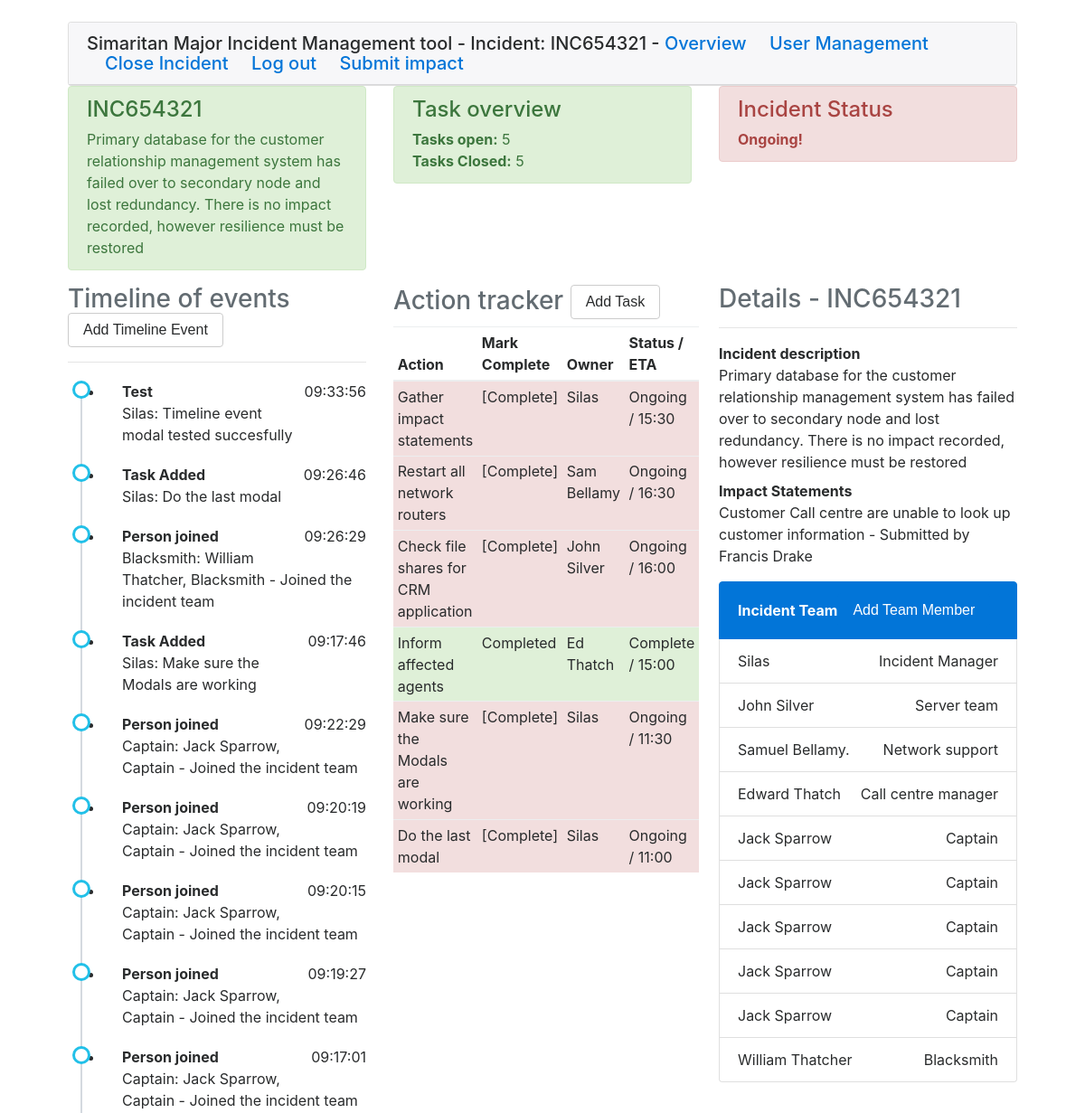
Before: /admin/INC654321 (signed in, upper part) with the older database file.
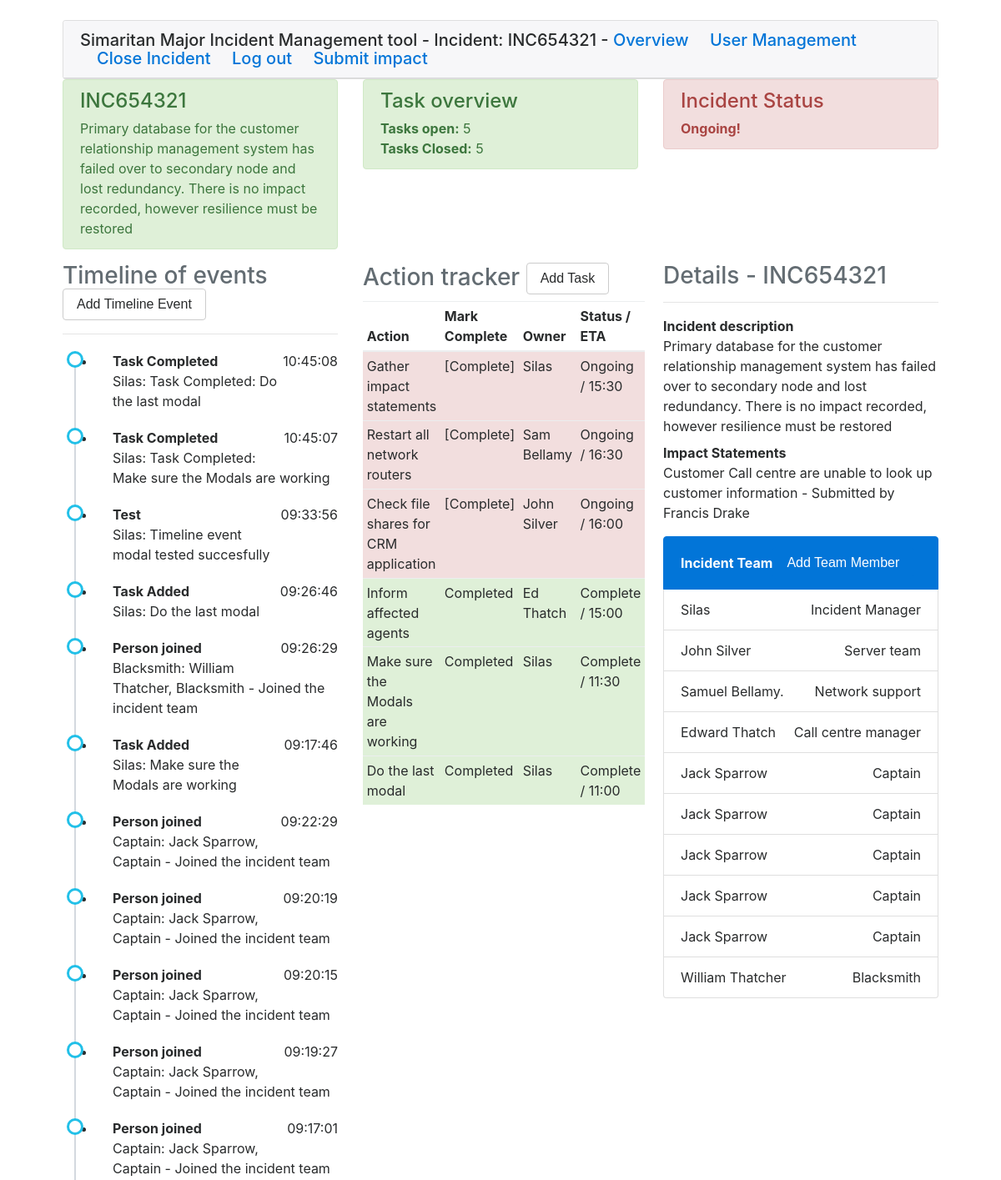
After: the same page with the newer database file.
### models.py (models this page shows, shortened)
class Incident(db.Model):
    id = db.Column(db.Integer)
    incident_no = db.Column(db.String(32), primary_key=True, index=True, unique=True)
    description = db.Column(db.String(512))
    status = db.Column(db.String(32))
    inc_mgr = db.Column(db.Integer, index=True)
    start_time = db.Column(db.DateTime, index=True, default=datetime.utcnow)
    tasks = db.relationship('Task', backref='incidentno', lazy='dynamic')
    events = db.relationship('Event', backref='incidentno', lazy='dynamic')
    impactstatement = db.relationship('ImpactStatement', backref='incidentno', lazy='dynamic')
    incidentteam = db.relationship('IncMem', backref='incidentno', lazy='dynamic')

class Event(db.Model):
    id = db.Column(db.Integer, primary_key=True)
    body = db.Column(db.String(512))
    assignee = db.Column(db.String(32), index=True)
    activity = db.Column(db.String(32))
    timestamp = db.Column(db.DateTime, index=True, default=datetime.utcnow)
    incident_no = db.Column(db.String(32), db.ForeignKey('incident.incident_no'), index=True)

class Task(db.Model):
    id = db.Column(db.Integer, primary_key=True)
    incident_no = db.Column(db.String(32), db.ForeignKey('incident.incident_no'), index=True)
    body = db.Column(db.String(512))
    assignee = db.Column(db.String(32), index=True)
    eta = db.Column(db.String(32))
    status = db.Column(db.String(32))

class ImpactStatement(db.Model):
    id = db.Column(db.Integer, primary_key=True)
    incident_no = db.Column(db.String(32), db.ForeignKey('incident.incident_no'), index=True)
    body = db.Column(db.String(512))
    submitter = db.Column(db.String(32), index=True)

class IncMem(db.Model):
    id = db.Column(db.Integer, primary_key=True)
    person = db.Column(db.String(512), index=True)
    role = db.Column(db.String(32), index=True)
    incident_no = db.Column(db.String(32), db.ForeignKey('incident.incident_no'), index=True)

### simaritan/routes.py (the view, shortened to what this page needs)
@app.route('/admin/<incident>', methods=['GET', 'POST'])
@login_required
def admin(incident):
    taskform = TaskAdditionForm()
    eventform = EventAdditionForm()
    personform = PersonAdditionForm()
    inc = Incident.query.filter_by(incident_no=incident).first()
    if inc is None:
        return render_template('notfound.html', incident=incident, title='Not found!')
    impacts = ImpactStatement.query.filter_by(incident_no=incident).all()
    tasks = Task.query.filter_by(incident_no=incident).all()
    timeline = Event.query.filter_by(incident_no=incident).order_by(Event.timestamp.desc()).all()
    team = IncMem.query.filter_by(incident_no=incident).all()
    if taskform.validate_on_submit():
        task = Task(incident_no=inc.incident_no, body=taskform.task.data, assignee=taskform.owner.data,
                    eta=taskform.eta.data, status=taskform.already_done.data)
        event = Event(body=taskform.task.data, assignee=taskform.owner.data, activity='Task Added',
                      incident_no=inc.incident_no)
        db.session.add(task)
        db.session.add(event)
        db.session.commit()
        return redirect('/admin/{}'.format(incident))
    elif eventform.validate_on_submit():
        event = Event(body=eventform.event.data, assignee=eventform.owner.data, activity=eventform.activity_type.data,
                      incident_no=inc.incident_no)
        db.session.add(event)
        db.session.commit()
        return redirect('/admin/{}'.format(incident))
    else:
        return render_template('admin.html', title='Admin Section for {}'.format(inc.incident_no), taskf=taskform,
                               eventf=eventform, teamf=personform, tasks=tasks, impacts=impacts, inc=inc,
                               team=team, timeline=timeline, admin=True)

### models.py (called while the page is built)
@login.user_loader
def load_user(id):
    return User.query.get(int(id))

### simaritan/templates/admin.html
{% extends "base.html" %}
{% block body %}
		<div class="row">
			<div class="col-md-12">
				<div class="row">
					{% include "components/header-row.html" %}
				</div>
				<div class="row">
					<div class="col-md-4">
						{% include "components/timeline.html" %}
					</div>
					<div class="col-md-4">
						{% include "components/actions.html" %}
					</div>
					<div class="col-md-4">
						{% include "components/incdetails.html" %}
						{% include "components/team.html" %}
					</div>
				</div>
			</div>
		</div>
	</div>
{% endblock %}

### simaritan/templates/base.html (shortened to what this page needs)
<!DOCTYPE html>
<html lang="en">
  <head>
	<link rel="stylesheet" href="{{ url_for('static', filename='css/bootstrap.min.css') }}">
    <link rel="stylesheet" href="{{ url_for('static', filename='css/style.css') }}">
  </head>
  <body>
	<div class="container-fluid">
		<div class="row">
			<div class="col-md-12">
                    <div class="card">
                        <h5 class="card-header">Simaritan Major Incident Management tool -
                            {% if inc %}
                                Incident: {{ inc.incident_no }} -
                            {% endif %}
                             {% if current_user.is_authenticated %}
                                    <a class="card-link" href="{{ url_for('overview') }}" role="button">Overview</a>
                                    {% if current_user.role == "Incident Manager" %}
                                        <a class="card-link" href="{{ url_for('userManagement') }}" role="button">User Management</a>
                                        {% if inc %}
                                            <a class="card-link" href="{{ url_for('closeinc', incident=inc.incident_no) }}" role="button">Close Incident</a>
                                        {% endif %}
                                    {% endif %}
                                        <a class="card-link" href="{{ url_for('logout') }}" role="button">Log out</a>
                                {% endif %}
                                {% if inc %}
                                    <a class="card-link" href="{{ url_for('submitimpact', incident=inc.incident_no) }}" role="button">Submit impact</a>
                                {% endif %}
                        </h5>
                    </div>
            </div>
		</div>
  {% block body %}{% endblock %}
  </body>
</html>

### simaritan/templates/components/header-row.html
<div class="col-md-4">
	<div class="alert alert-success alert-dismissable">
		<h4>
			{{inc.incident_no}}
		</h4> {{inc.description}}
	</div>
</div>
<div class="col-md-4">
	<div class="alert alert-success alert-dismissable">
		<h4>
			Task overview
		</h4> <strong>Tasks open:</strong> 5<br/><strong>Tasks Closed:</strong> 5
	</div>
</div>
<div class="col-md-4">
	{% if inc.status == 'open' %}
	<div class="alert alert-success alert-danger">
		<h4>
			Incident Status
		</h4> <strong>Ongoing!</strong>
	</div>
	{% else %}
		<div class="alert alert-success alert-dismissable">
		<h4>
			Incident Status
		</h4> <strong>Resolved!</strong>
	</div>
	{% endif %}
</div>

### simaritan/templates/components/timeline.html (shortened to what this page needs)
<h3 class="text-left text-muted">
	Timeline of events
		{% if admin %}
		<button type="button" class="btn btn-secondary" data-toggle="modal" data-target="#addEventModal">
			Add Timeline Event
		</button>
		{% endif %}
</h3>
<hr />
<ul class="timeline">
	{% for tl in timeline %}
		<li>
			<strong>{{ tl.activity }}</strong>
			<p class="float-right">{{tl.timestamp.strftime('%X')}}</p>
			<p>{{ tl.assignee }}: {{ tl.body }}</p>
		</li>
	{% endfor %}
</ul>

### simaritan/templates/components/actions.html (shortened to what this page needs)
<h3 class="text-left text-muted">
	Action tracker
	{% if admin %}
		<button type="button" class="btn btn-secondary" data-toggle="modal" data-target="#addTaskModal">
  			Add Task
		</button>
	{% endif %}
</h3>
<table class="table table-striped table-hover table-sm">
	<thead>
		<tr>
			<th>
				Action
			</th>
			{% if current_user.is_authenticated %}
			<th>
				Mark Complete
			</th>
			{% endif %}
			<th>
				Owner
			</th>
			<th>
				Status / ETA
			</th>
		</tr>
    </thead>
    <tbody>
		{% for task in tasks %}
				{% if task.status == '1' %}
        	<tr class="table-success">
   	    	 	{% else %}
	    	<tr class="table-danger">
   	    	 	{% endif %}
	    		<td>
	    			{{ task.body }}
	    		</td>
			{% if current_user.is_authenticated %}
				<td>
					{% if task.status == '1' %}
					Completed
					{% else %}
					<form method="post" action="../update/completetask">
						<a onclick="this.parentNode.submit();">[Complete]</a>
					</form>
					{% endif %}
				</td>
			{% endif %}
	    		<td>
	    			{{ task.assignee }}
	    		</td>
	    		<td>
					{% if task.status == 'Complete' %}
						Complete
					{% elif task.status == '1' %}
	    				Complete
					{% else %}
						Ongoing
					{% endif %} / {{ task.eta }}
	    		</td>
	    	</tr>
    	{% endfor %}
    </tbody>
</table>

### simaritan/templates/components/incdetails.html
<h3 class="text-left text-muted">
	Details - {{ inc.incident_no }}
</h3>
<hr />
<dl>
	<dt>
		Incident description
	</dt>
	<dd>
		{{ inc.description }}
	</dd>
	<dt>
		Impact Statements
	</dt>
	{% for statement in impacts %}
	<dd>
		{{ statement.body }} - Submitted by {{statement.submitter }}
	</dd>
	{% endfor %}
</dl>

### simaritan/templates/components/team.html (shortened to what this page needs)
<div class="list-group">
	<strong href="#" class="list-group-item list-group-item-action active">
		Incident Team
			{% if admin %}
			<button type="button" class="btn btn-primary" data-toggle="modal" data-target="#addMemberModal">
  			Add Team Member
			</button>
		{% endif %}
	</strong>
	{% for member in team %}
		<div class="list-group-item justify-content-between">
			{{ member.person }} <span class="">{{ member.role }}</span>
		</div>
	{% endfor %}
</div>

### simaritan/static/css/style.css (style rules this page uses)
ul.timeline:before { content: ' '; background: #d4d9df; display: inline-block; position: absolute; left: 29px; width: 2px; height: 100%; z-index: 400; }
ul.timeline > li { margin: 20px 0; padding-left: 20px; }
ul.timeline > li:before { content: ' '; background: white; display: inline-block; position: absolute; border-radius: 50%; border: 3px solid #22c0e8; left: 20px; width: 20px; height: 20px; z-index: 400; }

Changed rows visible on the page:
added Event: activity "Task Completed", timestamp "10:45:08", assignee "Silas", body "Task Completed: Do the last modal"
added Event: activity "Task Completed", timestamp "10:45:07", assignee "Silas", body "Task Completed: Make sure the Modals are working"
changed Task "Make sure the Modals are working": status "[Complete] Ongoing" → "Completed Complete"
changed Task "Do the last modal": status "[Complete] Ongoing" → "Completed Complete"
